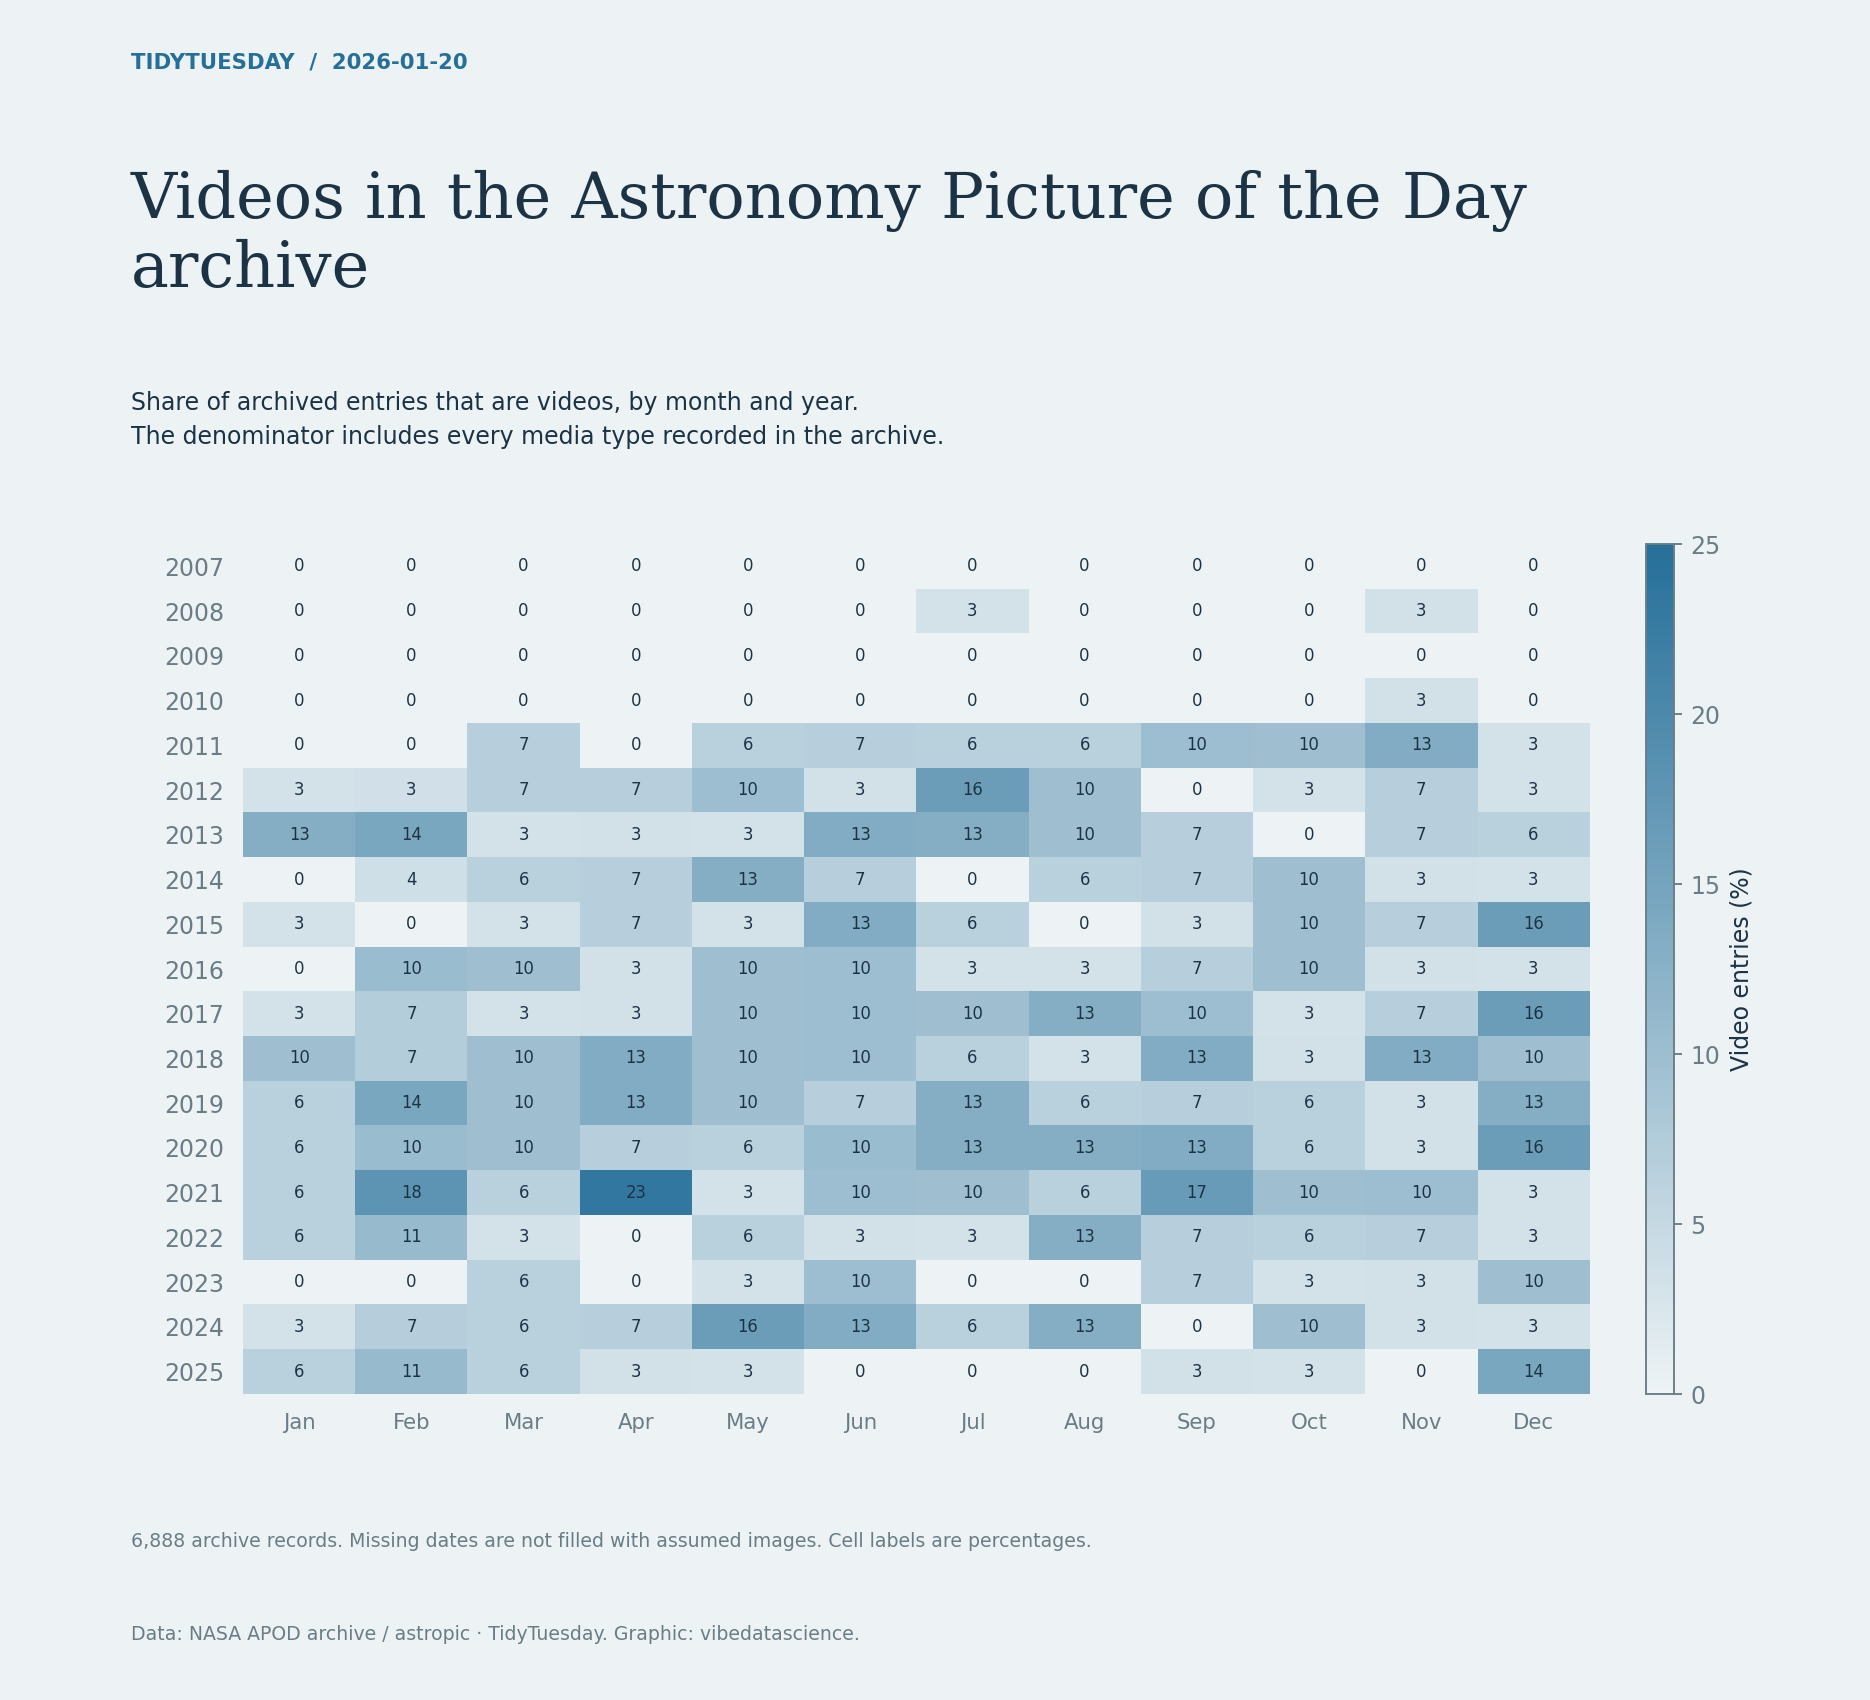

Python code for this plot:
"""TidyTuesday 2026-01-20: Videos in the Astronomy Picture of the Day archive. Reproduce the chart from the bundled source data."""
from pathlib import Path
import textwrap
import re
from collections import Counter
import numpy as np
import pandas as pd
import matplotlib
matplotlib.use('Agg')
import matplotlib.pyplot as plt
import matplotlib.dates as mdates
from matplotlib.ticker import FuncFormatter, MaxNLocator
from matplotlib.colors import LinearSegmentedColormap, Normalize
from matplotlib.patches import Patch

HERE = Path(__file__).resolve().parent
PAPER, INK, MUTED, ACCENT, SECOND = ('#edf3f5', '#1c3346', '#6a7d86', '#256f99', '#d27b3e')
plt.rcParams.update({'font.family':'DejaVu Sans', 'font.size':10, 'text.color':INK,
 'axes.labelcolor':INK, 'xtick.color':MUTED, 'ytick.color':MUTED,
 'axes.edgecolor':MUTED, 'savefig.facecolor':PAPER})

def read(name):
    data = pd.read_csv(HERE / 'data' / (name + '.csv.gz'), low_memory=False)
    assert len(data), 'Empty source data'
    return data

def figure(subtitle, height=9):
    fig = plt.figure(figsize=(11,height), facecolor=PAPER)
    fig.text(.07,.96,'TIDYTUESDAY  /  2026-01-20',fontsize=9,color=ACCENT,weight='bold')
    fig.text(.07,.90,textwrap.fill('Videos in the Astronomy Picture of the Day archive',48),fontsize=27,fontfamily='DejaVu Serif',va='top',linespacing=1.14)
    fig.text(.07,.77,subtitle,fontsize=10,va='top',linespacing=1.55)
    fig.text(.07,.035,textwrap.fill('Data: NASA APOD archive / astropic · TidyTuesday. Graphic: vibedatascience.',110),fontsize=8,color=MUTED,linespacing=1.5)
    return fig

def axis(fig, rect=(.24,.18,.69,.49), grid='x'):
    ax=fig.add_axes(rect,facecolor=PAPER)
    for spine in ax.spines.values():spine.set_visible(False)
    ax.tick_params(length=0,pad=8)
    if grid:ax.grid(axis=grid,color=MUTED,alpha=.16,linewidth=.7)
    ax.set_axisbelow(True)
    return ax

def save(fig):
    fig.savefig(HERE / '20260120.png',dpi=170)
    plt.close(fig)
    print('2026-01-20: saved 20260120.png')

df=read('apod');df['date']=pd.to_datetime(df.date);assert not df.date.duplicated().any()
df['year']=df.date.dt.year;df['month']=df.date.dt.month;df['video']=df.media_type.eq('video')
p=df.groupby(['year','month']).video.mean().unstack().reindex(columns=range(1,13))*100
n=df.groupby(['year','month']).size().unstack().reindex_like(p)
fig=figure('Share of archived entries that are videos, by month and year.\nThe denominator includes every media type recorded in the archive.',10)
ax=axis(fig,(.13,.18,.72,.50),None)
im=ax.imshow(p,aspect='auto',cmap=LinearSegmentedColormap.from_list('video',[PAPER,ACCENT]),vmin=0,vmax=max(25,p.max().max()))
ax.set_xticks(range(12),['Jan','Feb','Mar','Apr','May','Jun','Jul','Aug','Sep','Oct','Nov','Dec'],fontsize=9)
ax.set_yticks(range(len(p)),p.index);ax.tick_params(length=0)
for i in range(len(p)):
 for j in range(12):
  if pd.notna(p.iloc[i,j]):ax.text(j,i,f'{p.iloc[i,j]:.0f}',ha='center',va='center',fontsize=7,color=INK)
cax=fig.add_axes([.88,.18,.015,.50]);fig.colorbar(im,cax=cax,label='Video entries (%)')
fig.text(.07,.09,f'{len(df):,} archive records. Missing dates are not filled with assumed images. Cell labels are percentages.',fontsize=8,color=MUTED)
save(fig)
